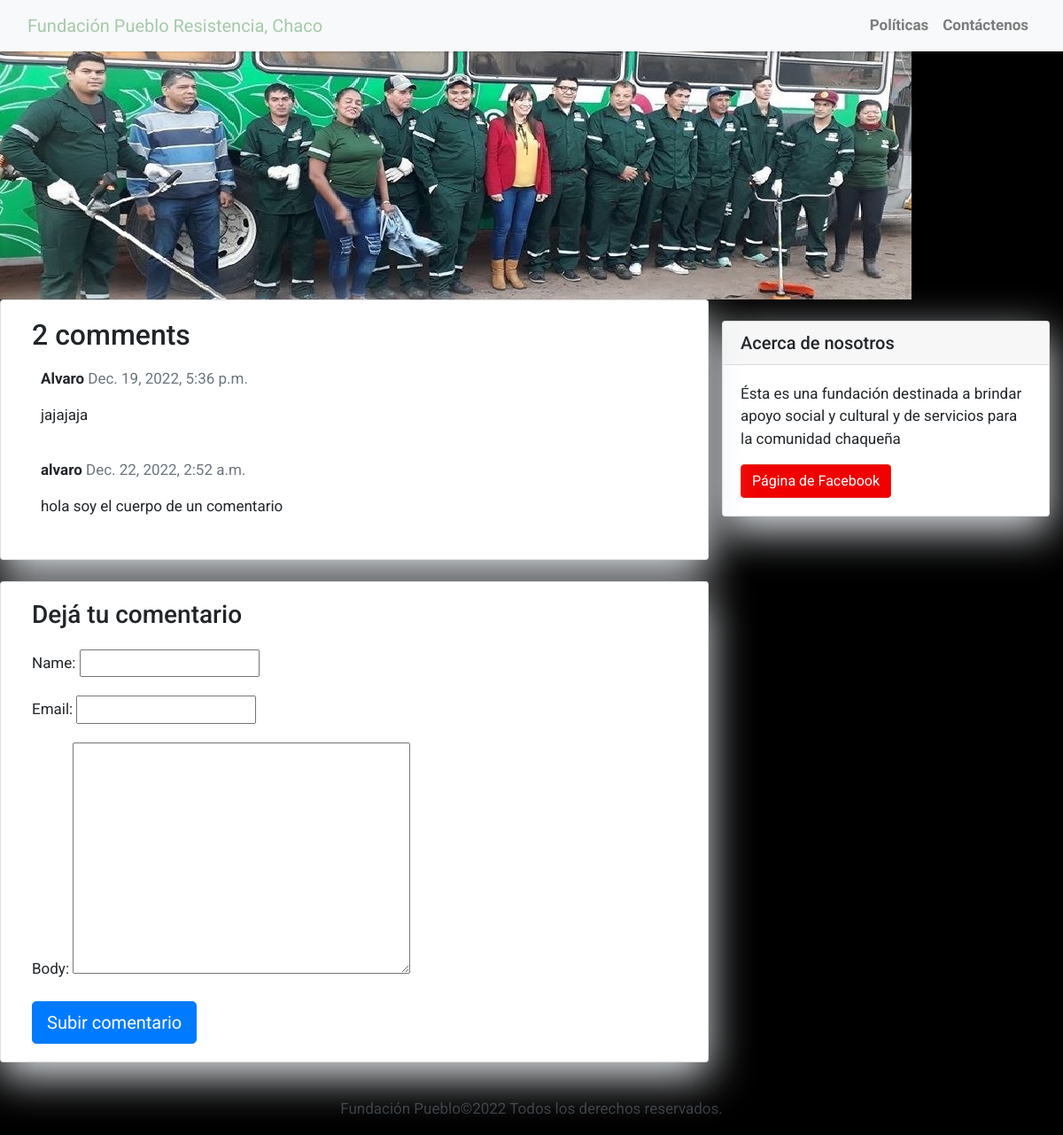
The page /posteo3/ on the database its author committed.
### blog/models.py (models this page shows, shortened)
class Comment(models.Model):
    post = models.ForeignKey(Post, on_delete=models.CASCADE,related_name= 'comments')
    name = models.CharField(max_length=80)
    email = models.EmailField()
    body = models.TextField()
    created_on = models.DateTimeField(auto_now_add=True)
    active = models.BooleanField(default=False)
    class Meta:
        ordering = ['created_on']

### blog/views.py (the view)
# urls.py: path('<slug:slug>/', views.post_detail, name='post_detail'),
def post_detail(request, slug):
    template_name = 'post_detail.html'
    post = get_object_or_404(Post, slug=slug)
    comments = post.comments.filter(active=True)
    new_comment = None
    if request.method == 'POST':
        comment_form = CommentForm(data=request.POST)
        if comment_form.is_valid():
            new_comment = comment_form.save (commit=False)
            new_comment.post = post
            new_comment.save()
    else:
        comment_form = CommentForm()
    return render(request, template_name, {'post ': post,
                                            'comments': comments,
                                            'new_comment': new_comment,
                                            'comment_form': comment_form})

### blog/forms.py
class CommentForm(forms.ModelForm):
    class Meta:
        model = Comment
        fields = ('name', 'email', 'body')

### templates/post_detail.html (shortened to what this page needs)
{% extends 'base.html' %} {% block content %}
    <div class="col-md-8 card mb-4  mt-3 ">
      <div class="card-body">
        <h2>{{ comments.count }} comments</h2>
        {% for comment in comments %}
        <div class="comments" style="padding: 10px;">
          <p class="font-weight-bold">
            {{ comment.name }}
            <span class=" text-muted font-weight-normal">
              {{ comment.created_on }}
            </span>
          </p>
          {{ comment.body | linebreaks }}
        </div>
        {% endfor %}
      </div>
    </div>
    <div class="col-md-8 card mb-4  mt-3 ">
      <div class="card-body">
        {% if new_comment %}
        <div class="alert alert-success" role="alert">
          Your comment is awaiting moderation
        </div>
        {% else %}
        <h3>Dejá tu comentario</h3>
        <form method="post" style="margin-top: 1.3em;">
          {{ comment_form.as_p }}
          <button type="submit" class="btn btn-primary  btn-lg">Subir comentario</button>
        </form>
        {% endif %}
      </div>
    </div>
{% endblock content %}

### templates/base.html (style rules this page uses)
body { font-family: "Roboto", sans-serif; font-size: 17px; background-color: #000000; }
.card { box-shadow: 0 16px 48px #E3E7EB; }

### rows shown on the page
Comment: name "Alvaro", created_on "Dec. 19, 2022, 5:36 p.m.", body "jajajaja"
Comment: name "alvaro", created_on "Dec. 22, 2022, 2:52 a.m.", body "hola soy el cuerpo de un comentario"

### other values the page prints
{{ comments.count }} "2"
